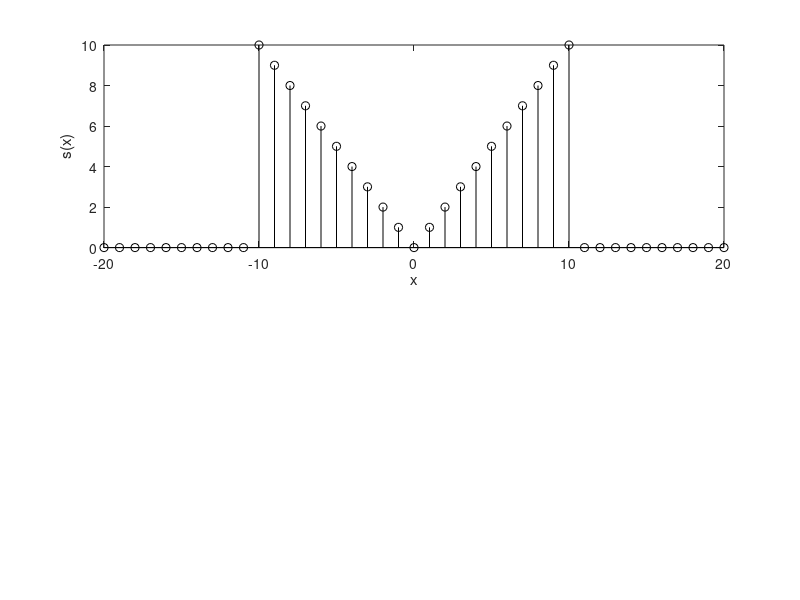

The MATLAB script that drew this image: (Note: this script raises an error after producing the figure.)
%% Homework 1
% Nicholas McKibben
% EE369C
% 2018-01-15

clear;
close all;

%% Introduction
d = [zeros(1,10),10:-1:1,0,1:10,zeros(1,10)];
x = -20:20;

figure(1);
subplot(2,1,1);
stem(x,d,'k');
xlabel('x');
ylabel('s(x)');

%% (1) Sinc Interpolation
% Take the test signal, upsample by factor of 10
xi = -20:0.1:20;
di = sinc_interp(d,x,xi);

subplot(2,1,2);
plot(xi,di,'k');
hold on;
stem(x,d,'k');
xlabel('x');
ylabel('s(x)');
title('Original Data and sinc interpolation');

%% (2) Bunched Samples
% Generate the bunched sample data by subsampling the sinc interpolated
% data
db = [di(3:20:end) di(8:20:end)];
xb = [xi(3:20:end) xi(8:20:end)];

figure(2);
subplot(2,1,1);
plot(xi,di,'k');
hold on;
stem(xb,db,'k')
xlabel('x');
ylabel('s(x)');
title('Bunched Samples');
legend('Original Sinc Interpolation','Bunched Samples');

% Now see if we can recover the original samples from the bunched samples
du = sinc_resample(db,xb,x);
subplot(2,1,2);
plot(x,du,'k');
hold on;
plot(x,d,'k--','LineWidth',2);
stem(xb,db,'k');
xlabel('x');
ylabel('s(x)');
title('Bunched Samples and sinc resampling');
legend('Recovered','Original','Bunched Samples');

%% (3) Random Samples
% Choose random samples from the sinc interpolated signal
ndx = randsample(1:length(di),50);
dr = di(ndx);
xr = xi(ndx);

figure(3);
subplot(2,1,1);
stem(xr,dr,'k');
title('Random Samples');

dur = sinc_resample(dr,xr,x);
subplot(2,1,2);
plot(x,dur,'k');
hold on;
plot(x,d,'k--','LineWidth',2);
stem(xr,dr,'k');
xlabel('x');
ylabel('s(x)');
title('Random Samples and sinc resampling');
legend('Recovered','Original','Random Samples');

%% (4) Interpolators

figure(4);
% Pick a couple of interesting random samples and plot the results
dp1 = zeros(1,length(dr));
dp1(floor(end/4)) = 1;
dp1u = sinc_resample(dp1,xr,x);

dp2 = zeros(1,length(dr));
dp2(floor(3*end/4)) = 1;
dp2u = sinc_resample(dp2,xr,x);

subplot(2,1,1);
stem(xr,ones(1,length(xr)));
hold on;
plot(xi,sinc_interp(dp1u.',x,xi));
plot(xi,sinc_interp(dp2u.',x,xi));
title('Random Sampling Interpolators');

% There are only two interpolators for the bunched samples case
dp1 = zeros(1,length(db));
dp1(end/4) = 1;
dp1u = sinc_resample(dp1,xb,x);

dp2 = zeros(1,length(db));
dp2(3*end/4) = 1;
dp2u = sinc_resample(dp2,xb,x);

subplot(2,1,2);
stem(xb,ones(1,length(xb)));
hold on;
plot(xi,sinc_interp(dp1u.',x,xi));
plot(xi,sinc_interp(dp2u.',x,xi));
title('Bunched Sampling Interpolators');

%% (5) Signal Noise and Sample Timing Jitter
% First consider noise (error in sampled values) and 50 random samples
drn = dr + 0.25*randn(size(dr)); % noise, sigma=.25
du = sinc_resample(drn,xr,x);

figure(5);
subplot(2,1,1);
plot(xi,di,'k'); % ground truth
hold on;
stem(x,du,'k'); % uniform samples
plot(xr,drn,'r.'); % random samples, with noise
title('50 Noisy Random Samples');
legend('Original','Uniform Resampled','Random Samples');
xlabel('This didn''t work so well...');

% Now try with 100 random samples
ndx = randsample(1:length(di),100);
dr = di(ndx);
xr = xi(ndx);

drn = dr + 0.25*randn(size(dr));
du = sinc_resample(drn,xr,x);

subplot(2,1,2);
plot(xi,di,'k');
hold on;
stem(x,du,'k');
plot(xr,drn,'r.');
title('100 Noisy Random Samples');
legend('Original','Uniform Resampled','Random Samples');
xlabel('Oversampling did a lot better!');

% Now let's consider the effects of uncertainty in the timing of the
% sampling (jitter)
xrn = xr + 0.05*randn(size(xr)); % sigma=0.05
du = sinc_resample(dr,xrn,x);

figure(6);
subplot(2,1,2);
plot(xi,di,'k'); % ground truth
hold on;
stem(x,du,'k'); % uniform samples
plot(xrn,dr,'r.'); % random samples, with jitter
title('Jitter, 100 Random Samples');
legend('Original','Uniform Resampled','Random Samples');
xlabel('Again, pretty terrible...');

% Back to 50 random samples
ndx = randsample(1:length(di),50);
dr = di(ndx);
xr = xi(ndx);

xrn = xr + 0.05*randn(size(xr)); % sigma=0.05
du = sinc_resample(dr,xrn,x);

subplot(2,1,1);
plot(xi,di,'k'); % ground truth
hold on;
stem(x,du,'k'); % uniform samples
plot(xrn,dr,'r.'); % random samples, with jitter
title('Jitter, 50 Random Samples');
legend('Original','Uniform Resampled','Random Samples');
xlabel('Oversampling did a lot better!');

function di = sinc_interp(d,x,xi)
    %
    % inputs
    % d -- uniformly sampled data points, spaced by 1
    % x -- uniform sample locations
    % xi -- locations to evaluation for the sinc interpolation
    % outputs
    % di -- sinc interpolated values at locations xi
    
    X = 1; % always spaced by 1
    s = sinc((xi - x.')/X);
    di = d*s;
end

function du = sinc_resample(dn,xn,xu)
    %
    % inputs
    % dn -- non-uniformly sampled data points
    % xn -- non-uniform sample locations
    % xu -- uniform sample points, spaced by 1
    % outputs
    % du-- uniformly sampled data
    
    X = 1; % always spaced by 1
    E = sinc((xn - xu.')/X);
    du = E.'\dn.';
end